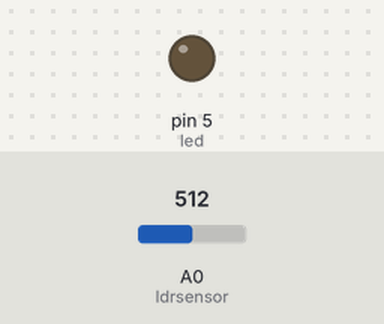
Bench run of a sketch on a simulated Arduino Uno, built with avr-gcc and run on an emulated ATmega328P. Parts: output pins drawn as LEDs (lit = HIGH). The test bench sets the inputs (shaded band); at power-on: A0 (ldrsensor) = 512.

Above: at 1.8 s.
1.9 s: A0 (ldrsensor) set to 210
3.4 s: A0 (ldrsensor) set to 186
At 4.5 s:
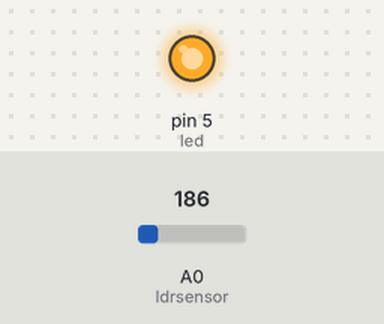
5.5 s: A0 (ldrsensor) set to 306
At 7.2 s:
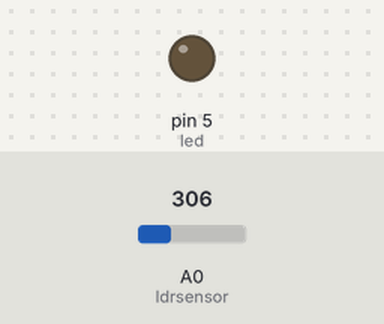
7.5 s: A0 (ldrsensor) set to 190
At 8.8 s:
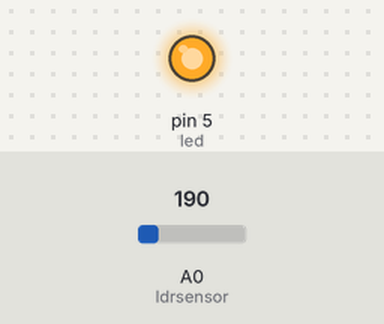
Timing chart, 0 to 10.5 s (numbered marks = the images above; inputs shaded):
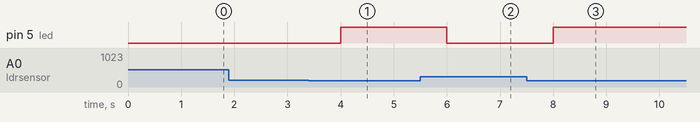

The sketch:

ledwithldr.ino
```cpp
int ldrsensor =A0;
int led = 5;
int val;

void setup() {
pinMode(ldrsensor,INPUT);
pinMode(led,OUTPUT);


}

void loop() {
val = analogRead(ldrsensor);
if(val<=200)
{
  digitalWrite(led,HIGH);
  delay(1000);
}
else
{
  digitalWrite(led,LOW);
  delay(1000);

}

}
```

Measured:
- the behaviour switches between 201 and 200 on A0 (ldrsensor) (found by bisection; images 0 and 1)
- after the input at 1.9 s, every drawn part: stays the same
- after the input at 3.4 s, pin 5 (led): LOW → HIGH after 0.60 s
- after the input at 5.5 s, pin 5 (led): HIGH → LOW after 0.50 s
- after the input at 7.5 s, pin 5 (led): LOW → HIGH after 0.50 s
